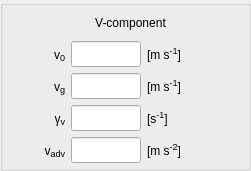
     <widget class="QGroupBox" name="wind_V_group">
      <property name="geometry">
       <rect>
        <x>270</x>
        <y>100</y>
        <width>251</width>
        <height>171</height>
       </rect>
      </property>
      <property name="title">
       <string/>
      </property>
      <widget class="QWidget" name="gridLayoutWidget_8">
       <property name="geometry">
        <rect>
         <x>10</x>
         <y>10</y>
         <width>241</width>
         <height>153</height>
        </rect>
       </property>
       <layout class="QGridLayout" name="u_comp_grid_2" columnstretch="1,0,1" columnminimumwidth="50,0,90">
        <property name="sizeConstraint">
         <enum>QLayout::SetMinimumSize</enum>
        </property>
        <item row="1" column="0">
         <widget class="QLabel" name="label_wind_v">
          <property name="sizePolicy">
           <sizepolicy hsizetype="Fixed" vsizetype="Preferred">
            <horstretch>0</horstretch>
            <verstretch>0</verstretch>
           </sizepolicy>
          </property>
          <property name="minimumSize">
           <size>
            <width>55</width>
            <height>0</height>
           </size>
          </property>
          <property name="maximumSize">
           <size>
            <width>55</width>
            <height>16777215</height>
           </size>
          </property>
          <property name="toolTip">
           <string/>
          </property>
          <property name="text">
           <string>&lt;html&gt;v&lt;span style=&quot; font-size:14px; vertical-align:sub;&quot;&gt;0&lt;/span&gt;&lt;/html&gt;</string>
          </property>
          <property name="alignment">
           <set>Qt::AlignRight|Qt::AlignTrailing|Qt::AlignVCenter</set>
          </property>
         </widget>
        </item>
        <item row="1" column="1">
         <widget class="QLineEdit" name="input_wind_v">
          <property name="sizePolicy">
           <sizepolicy hsizetype="Fixed" vsizetype="Expanding">
            <horstretch>0</horstretch>
            <verstretch>0</verstretch>
           </sizepolicy>
          </property>
          <property name="minimumSize">
           <size>
            <width>70</width>
            <height>0</height>
           </size>
          </property>
          <property name="maximumSize">
           <size>
            <width>70</width>
            <height>16777215</height>
           </size>
          </property>
          <property name="toolTip">
           <string>initial mixed-layer v-wind speed</string>
          </property>
          <property name="alignment">
           <set>Qt::AlignRight|Qt::AlignTrailing|Qt::AlignVCenter</set>
          </property>
         </widget>
        </item>
        <item row="2" column="0">
         <widget class="QLabel" name="label_wind_vg">
          <property name="sizePolicy">
           <sizepolicy hsizetype="Fixed" vsizetype="Preferred">
            <horstretch>0</horstretch>
            <verstretch>0</verstretch>
           </sizepolicy>
          </property>
          <property name="minimumSize">
           <size>
            <width>55</width>
            <height>0</height>
           </size>
          </property>
          <property name="maximumSize">
           <size>
            <width>55</width>
            <height>16777215</height>
           </size>
          </property>
          <property name="toolTip">
           <string/>
          </property>
          <property name="text">
           <string>&lt;html&gt;v&lt;span style=&quot; font-size:14px; vertical-align:sub;&quot;&gt;g&lt;/span&gt;&lt;/html&gt;</string>
          </property>
          <property name="alignment">
           <set>Qt::AlignRight|Qt::AlignTrailing|Qt::AlignVCenter</set>
          </property>
         </widget>
        </item>
        <item row="2" column="1">
         <widget class="QLineEdit" name="input_wind_vg">
          <property name="sizePolicy">
           <sizepolicy hsizetype="Fixed" vsizetype="Expanding">
            <horstretch>0</horstretch>
            <verstretch>0</verstretch>
           </sizepolicy>
          </property>
          <property name="minimumSize">
           <size>
            <width>70</width>
            <height>0</height>
           </size>
          </property>
          <property name="maximumSize">
           <size>
            <width>70</width>
            <height>16777215</height>
           </size>
          </property>
          <property name="toolTip">
           <string>geostrophic  v-wind speed</string>
          </property>
          <property name="alignment">
           <set>Qt::AlignRight|Qt::AlignTrailing|Qt::AlignVCenter</set>
          </property>
         </widget>
        </item>
        <item row="3" column="0">
         <widget class="QLabel" name="label_wind_gammav">
          <property name="sizePolicy">
           <sizepolicy hsizetype="Fixed" vsizetype="Preferred">
            <horstretch>0</horstretch>
            <verstretch>0</verstretch>
           </sizepolicy>
          </property>
          <property name="minimumSize">
           <size>
            <width>55</width>
            <height>0</height>
           </size>
          </property>
          <property name="maximumSize">
           <size>
            <width>55</width>
            <height>16777215</height>
           </size>
          </property>
          <property name="toolTip">
           <string/>
          </property>
          <property name="text">
           <string>&lt;html&gt;γ&lt;span style=&quot; font-size:14px; vertical-align:sub;&quot;&gt;v&lt;/span&gt;&lt;/html&gt;</string>
          </property>
          <property name="alignment">
           <set>Qt::AlignRight|Qt::AlignTrailing|Qt::AlignVCenter</set>
          </property>
         </widget>
        </item>
        <item row="3" column="1">
         <widget class="QLineEdit" name="input_wind_gammav">
          <property name="sizePolicy">
           <sizepolicy hsizetype="Fixed" vsizetype="Expanding">
            <horstretch>0</horstretch>
            <verstretch>0</verstretch>
           </sizepolicy>
          </property>
          <property name="minimumSize">
           <size>
            <width>70</width>
            <height>0</height>
           </size>
          </property>
          <property name="maximumSize">
           <size>
            <width>70</width>
            <height>16777215</height>
           </size>
          </property>
          <property name="toolTip">
           <string>free atmosphere v-wind speed lapse rate</string>
          </property>
          <property name="alignment">
           <set>Qt::AlignRight|Qt::AlignTrailing|Qt::AlignVCenter</set>
          </property>
         </widget>
        </item>
        <item row="4" column="0">
         <widget class="QLabel" name="label_wind_advv">
          <property name="sizePolicy">
           <sizepolicy hsizetype="Fixed" vsizetype="Preferred">
            <horstretch>0</horstretch>
            <verstretch>0</verstretch>
           </sizepolicy>
          </property>
          <property name="minimumSize">
           <size>
            <width>55</width>
            <height>0</height>
           </size>
          </property>
          <property name="maximumSize">
           <size>
            <width>55</width>
            <height>16777215</height>
           </size>
          </property>
          <property name="toolTip">
           <string/>
          </property>
          <property name="text">
           <string>&lt;html&gt;v&lt;span style=&quot; font-size:14px; vertical-align:sub;&quot;&gt;adv&lt;/span&gt;&lt;/html&gt;</string>
          </property>
          <property name="alignment">
           <set>Qt::AlignRight|Qt::AlignTrailing|Qt::AlignVCenter</set>
          </property>
         </widget>
        </item>
        <item row="4" column="1">
         <widget class="QLineEdit" name="input_wind_advv">
          <property name="sizePolicy">
           <sizepolicy hsizetype="Fixed" vsizetype="Expanding">
            <horstretch>0</horstretch>
            <verstretch>0</verstretch>
           </sizepolicy>
          </property>
          <property name="minimumSize">
           <size>
            <width>70</width>
            <height>0</height>
           </size>
          </property>
          <property name="maximumSize">
           <size>
            <width>70</width>
            <height>16777215</height>
           </size>
          </property>
          <property name="toolTip">
           <string>advection of v-wind</string>
          </property>
          <property name="alignment">
           <set>Qt::AlignRight|Qt::AlignTrailing|Qt::AlignVCenter</set>
          </property>
         </widget>
        </item>
        <item row="1" column="2">
         <widget class="QLabel" name="unitlabel_wind_v">
          <property name="toolTip">
           <string/>
          </property>
          <property name="text">
           <string>&lt;html&gt;[m s&lt;span style=&quot;font-size: 14px; vertical-align:super;&quot;&gt;-1&lt;/span&gt;]&lt;/html&gt;</string>
          </property>
          <property name="alignment">
           <set>Qt::AlignLeading|Qt::AlignLeft|Qt::AlignVCenter</set>
          </property>
         </widget>
        </item>
        <item row="2" column="2">
         <widget class="QLabel" name="unitlabel_wind_vg">
          <property name="toolTip">
           <string/>
          </property>
          <property name="text">
           <string>&lt;html&gt;[m s&lt;span style=&quot;font-size: 14px; vertical-align:super;&quot;&gt;-1&lt;/span&gt;]&lt;/html&gt;</string>
          </property>
          <property name="alignment">
           <set>Qt::AlignLeading|Qt::AlignLeft|Qt::AlignVCenter</set>
          </property>
         </widget>
        </item>
        <item row="3" column="2">
         <widget class="QLabel" name="unitlabel_wind_gammav">
          <property name="toolTip">
           <string/>
          </property>
          <property name="text">
           <string>&lt;html&gt;[s&lt;span style=&quot;font-size: 14px; vertical-align:super;&quot;&gt;-1&lt;/span&gt;]&lt;/html&gt;</string>
          </property>
          <property name="alignment">
           <set>Qt::AlignLeading|Qt::AlignLeft|Qt::AlignVCenter</set>
          </property>
         </widget>
        </item>
        <item row="4" column="2">
         <widget class="QLabel" name="unitlabel_wind_advv">
          <property name="toolTip">
           <string/>
          </property>
          <property name="text">
           <string>&lt;html&gt;[m s&lt;span style=&quot;font-size: 14px; vertical-align:super;&quot;&gt;-2&lt;/span&gt;]&lt;/html&gt;</string>
          </property>
          <property name="alignment">
           <set>Qt::AlignLeading|Qt::AlignLeft|Qt::AlignVCenter</set>
          </property>
         </widget>
        </item>
        <item row="0" column="0" colspan="3">
         <widget class="QLabel" name="label_wind_vcomp">
          <property name="minimumSize">
           <size>
            <width>0</width>
            <height>25</height>
           </size>
          </property>
          <property name="maximumSize">
           <size>
            <width>16777215</width>
            <height>25</height>
           </size>
          </property>
          <property name="text">
           <string>V-component</string>
          </property>
          <property name="alignment">
           <set>Qt::AlignCenter</set>
          </property>
         </widget>
        </item>
       </layout>
      </widget>
     </widget>
